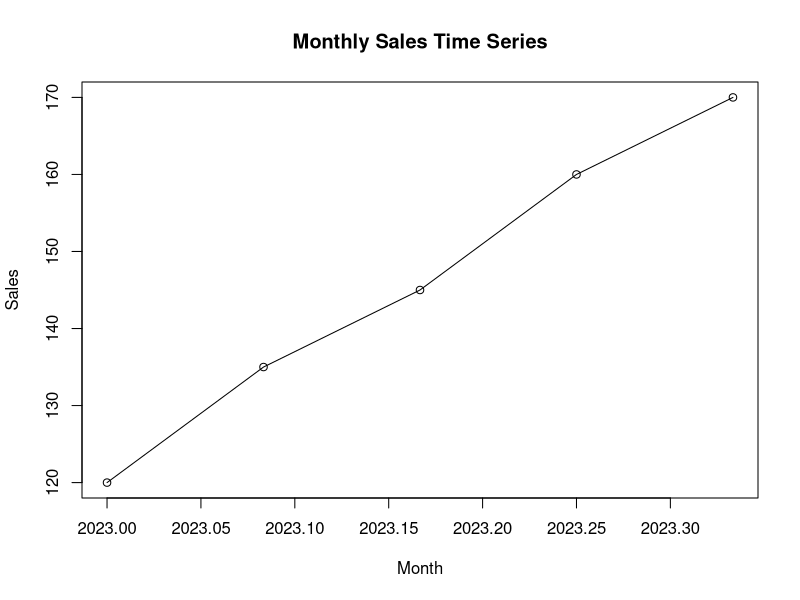

Reproduce this figure in R.
# Program 1: Time Series Data Cleaning and Handling

data <- data.frame(
  Month = c("Jan","Feb","Mar","Apr","May","Jun"),
  Sales = c(120,135,NA,145,160,170)
)

# Remove missing values
data <- na.omit(data)

# Create time series
sales_ts <- ts(data$Sales,
               start=c(2023,1),
               frequency=12)

# Display and plot
print(data)
print(sales_ts)

plot(sales_ts,
     main="Monthly Sales Time Series",
     xlab="Month",
     ylab="Sales",
     type="o")
